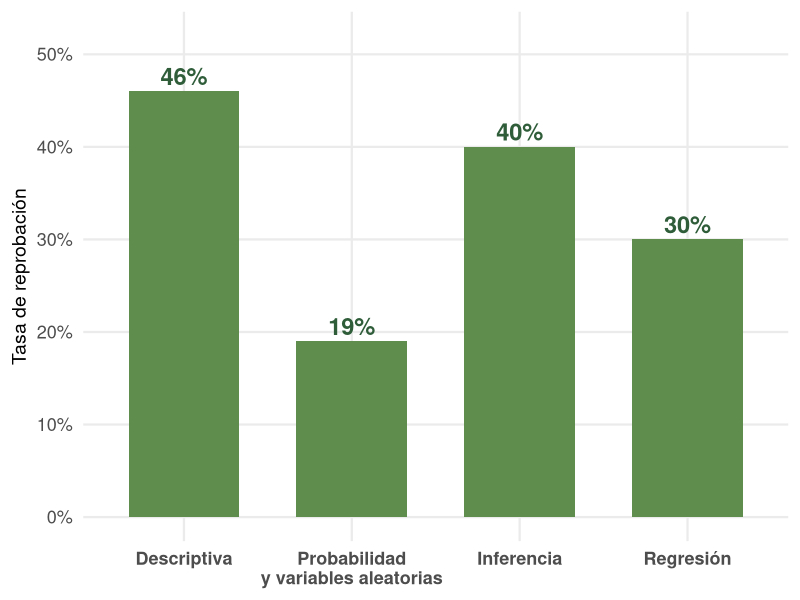
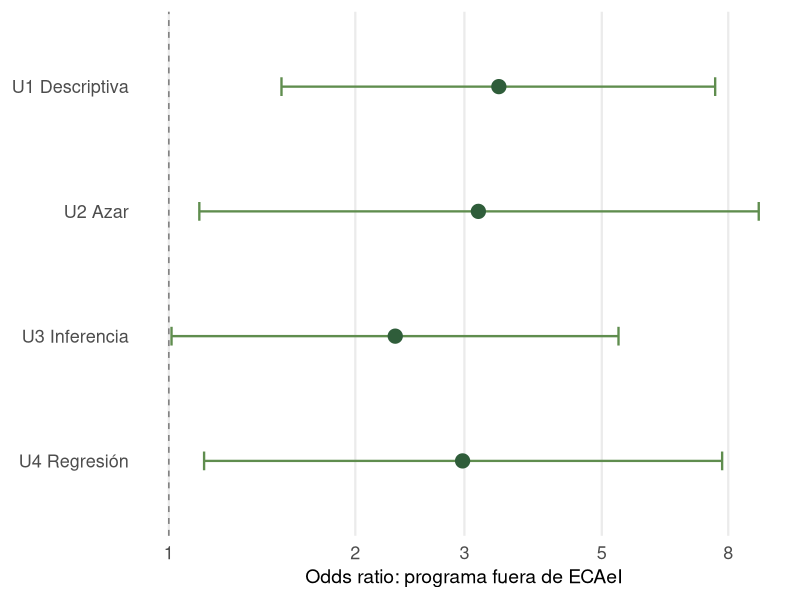

These figures' R source, in order:
## ---- chunk 1
#| include: false
library(ggplot2)

verde <- "#5F8D4E"
verde_oscuro <- "#2F5D3A"
verde_claro <- "#B9D095"

theme_set(
  theme_minimal(base_size = 17) +
    theme(
      plot.title = element_text(face = "bold", colour = verde_oscuro, size = 22),
      plot.subtitle = element_text(size = 14, colour = "#555555"),
      panel.grid.minor = element_blank(),
      axis.title = element_text(size = 14),
      axis.text = element_text(size = 13),
      legend.position = "bottom"
    )
)
## ---- chunk 2
#| fig-width: 10
#| fig-height: 2.7
#| out-width: "78%"
#| fig-align: center
fallo <- data.frame(
  unidad = factor(c("Descriptiva", "Probabilidad\ny variables aleatorias", "Inferencia", "Regresión"),
                  levels = c("Descriptiva", "Probabilidad\ny variables aleatorias", "Inferencia", "Regresión")),
  tasa = c(46, 19, 40, 30)
)

ggplot(fallo, aes(unidad, tasa)) +
  geom_col(fill = verde, width = .66) +
  geom_text(aes(label = paste0(tasa, "%")), vjust = -0.35, size = 6, fontface = "bold", colour = verde_oscuro) +
  scale_y_continuous(limits = c(0, 52), breaks = seq(0,50,10), labels = function(x) paste0(x, "%")) +
  labs(x = NULL, y = "Tasa de reprobación", title = NULL) +
  theme(axis.text.x = element_text(face = "bold"))
## ---- chunk 3
#| fig-width: 10
#| fig-height: 2.4
#| out-width: "86%"
#| fig-align: center
programa <- data.frame(
  unidad = factor(c("U1 Descriptiva", "U2 Azar", "U3 Inferencia", "U4 Regresión"),
                  levels = rev(c("U1 Descriptiva", "U2 Azar", "U3 Inferencia", "U4 Regresión"))),
  OR = c(3.41, 3.16, 2.32, 2.98),
  low = c(1.52, 1.12, 1.01, 1.14),
  high = c(7.62, 8.96, 5.32, 7.82)
)

ggplot(programa, aes(OR, unidad)) +
  geom_vline(xintercept = 1, linetype = 2, colour = "#777777") +
  geom_errorbarh(aes(xmin = low, xmax = high), height = .15, linewidth = .8, colour = verde) +
  geom_point(size = 4.5, colour = verde_oscuro) +
  scale_x_log10(breaks = c(1,2,3,5,8)) +
  labs(x = "Odds ratio: programa fuera de ECAeI", y = NULL) +
  theme(panel.grid.major.y = element_blank())
